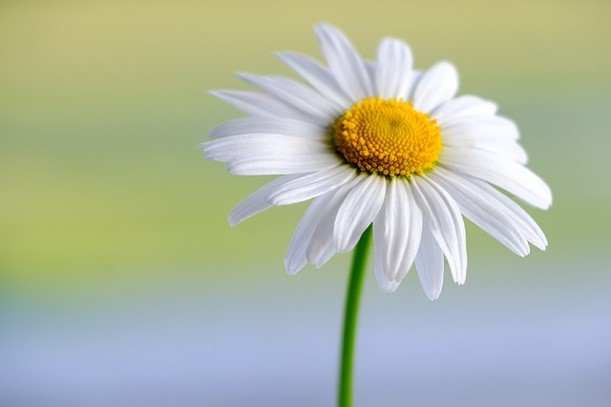
#> input picture Image Lab/Labwork-and-LabAssignment/Labwork and LabAssignment/Lab 5/flower.jpg, 611 x 407 px
$ python Ripple.py
#> lines starting #> are read from the running program, lines starting #| are printed output that depends on the picture
import numpy as np
import cv2
import matplotlib.pyplot as plt

img = cv2.imread("flower.jpg", 1)
#> img is the input picture: shape (407, 611, 3); mean B, G, R 161.4, 183.7, 175.7

print(img.shape)
#| (407, 611, 3)
ax = 10
ay = 10
tx, ty = 20, 20
# ax = 10
# ay = 15
# tx, ty = 50, 70

output = np.copy(img)
for i in range(img.shape[0]):
    for j in range(img.shape[1]):
        # print(np.sin((2 * np.pi * j) / tx))
        u = i + ax * np.sin((2 * np.pi * j) / tx)
        v = j + ay * np.sin((2 * np.pi * i) / ty)
        u = np.round(u).astype(np.uint32)
        v = np.round(v).astype(np.uint32)
        for k in range(3):
            if 0 <= u < 407 and 0 <= v < 611:
                output[i, j, k] = img[u, v, k]
            else:
                output[i, j, k] = 0
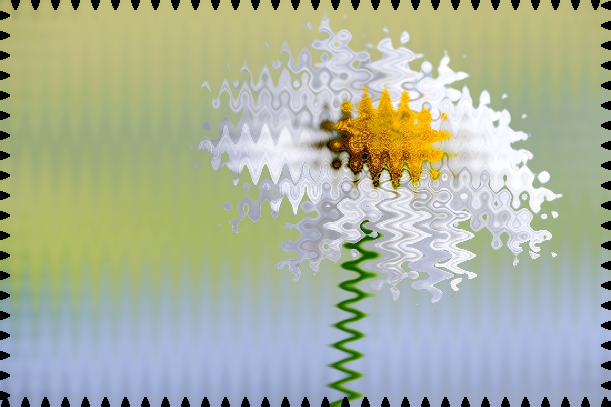
#> output: shape (407, 611, 3); mean B, G, R 157.4, 179.2, 171.3

cv2.imshow("Original", img)
# cv2.imwrite("Output", output)
cv2.imshow("Output", output)
cv2.waitKey()
cv2.destroyAllWindows()
